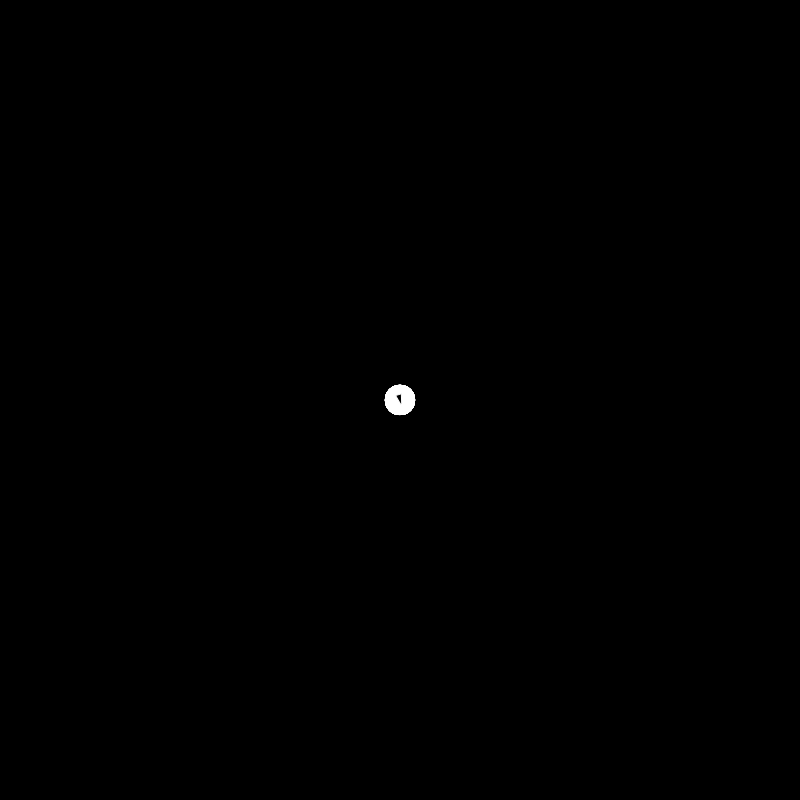
Frame 1 (no input)
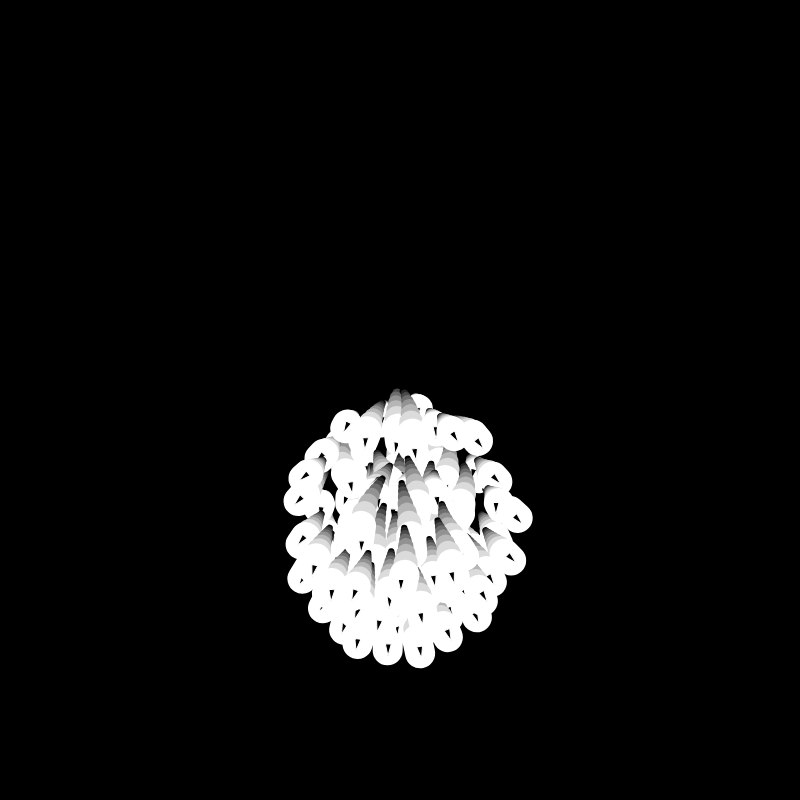
Frame 60 (no input)
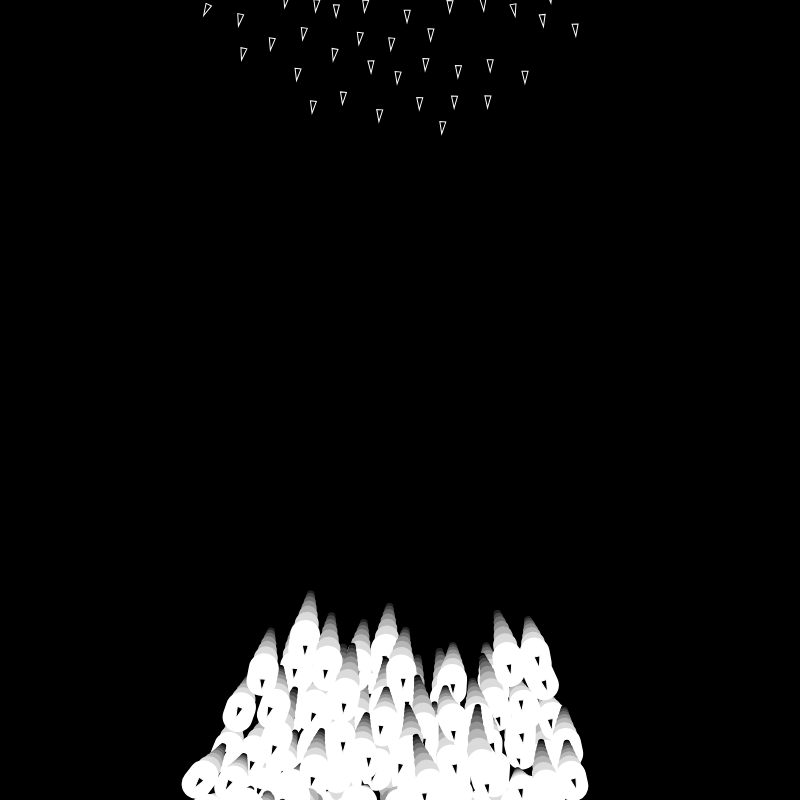
Frame 120 (the mouse pressed at the canvas centre since frame 60)

The p5.js sketch that drew these frames (run headless with seeded random() and noise() and a simulated clock; from frame 60 on, the mouse is pressed at the canvas centre):

// p5.js sketch
// ── sketch.js
let flock = new Flock();

//--------------------------------------------

function setup() {
  createCanvas(800, 800);
  background(0);
  stroke(1);
  strokeWeight(1);

  for (let i = 0; i < 100; i++) {
    let b = new Boid(width / 2, height / 2);
    flock.addBoid(b);
  }
}

function draw() {
  background(0);
  flock.run();
}
// ── boid.js
class Boid {
  constructor(x, y) {
    this.acceleration = createVector(0, 0);
    this.velocity = createVector(random(-1, 1), random(-1, 1));
    this.position = createVector(x, y);
    this.size = 3.0;
    this.snake = new Snake(9, 30, 0.8, x, y);

    // Maximum speed
    this.maxSpeed = 5;

    // Maximum steering force
    this.maxForce = 0.1;
    //colorMode(HSB);
    //this.color = color(random(256), 255, 255);
  }

  run(boids) {
    this.flock(boids);
    this.update();
    this.borders();
    this.render();
  }

  applyForce(force) {
    // We could add mass here if we want: A = F / M
    this.acceleration.add(force);
  }

  // We accumulate a new acceleration each time based on three rules
  flock(boids) {
    let separation = this.separate(boids);
    let alignment = this.align(boids);
    let cohesion = this.cohesion(boids);

    // Arbitrarily weight these forces
    separation.mult(1.8);
    alignment.mult(1.1);
    cohesion.mult(1.1);

    // Add the force vectors to acceleration
    this.applyForce(separation);
    this.applyForce(alignment);
    this.applyForce(cohesion);
  }

  // Method to update location
  update() {
    // Update velocity
    this.velocity.add(this.acceleration);

    // Limit speed
    this.velocity.limit(this.maxSpeed);
    this.position.add(this.velocity);

    // Reset acceleration to 0 each cycle
    this.acceleration.mult(0);
  }

  // A method that calculates and applies a steering force towards a target
  // STEER = DESIRED MINUS VELOCITY
  seek(target) {
    // A vector pointing from the location to the target
    let desired = p5.Vector.sub(target, this.position);

    // Normalize desired and scale to maximum speed
    desired.normalize();
    desired.mult(this.maxSpeed);

    // Steering = Desired minus Velocity
    let steer = p5.Vector.sub(desired, this.velocity);

    // Limit to maximum steering force
    steer.limit(this.maxForce);
    return steer;
  }

  render() {
    
    this.snake.tick(this.position.x, this.position.y);

    
    // Draw a triangle rotated in the direction of velocity
    let theta = this.velocity.heading() + radians(90);
    fill(0);
    stroke(255);
    strokeWeight(1);
    push();
    translate(this.position.x, this.position.y);
    rotate(theta);
    beginShape();
    vertex(0, -this.size * 2);
    vertex(-this.size, this.size * 2);
    vertex(this.size, this.size * 2);
    endShape(CLOSE);
    pop();
    
  }

  // Wraparound
  borders() {
    if (this.position.x < -this.size) {
      this.position.x = width + this.size;
    }

    if (this.position.y < -this.size) {
      this.position.y = height + this.size;
    }

    if (this.position.x > width + this.size) {
      this.position.x = -this.size;
    }

    if (this.position.y > height + this.size) {
      this.position.y = -this.size;
    }
  }

  // Separation
  // Method checks for nearby boids and steers away
  separate(boids) {
    let desiredSeparation = 30.0;
    let steer = createVector(0, 0);
    let count = 0;

    // For every boid in the system, check if it's too close
    for (let boid of boids) {
      let distanceToNeighbor = p5.Vector.dist(this.position, boid.position);

      // If the distance is greater than 0 and less than an arbitrary amount (0 when you are yourself)
      if (distanceToNeighbor > 0 && distanceToNeighbor < desiredSeparation) {
        // Calculate vector pointing away from neighbor
        let diff = p5.Vector.sub(this.position, boid.position);
        diff.normalize();

        // Scale by distance
        diff.div(distanceToNeighbor);
        steer.add(diff);

        // Keep track of how many
        count++;
      }
    }

    // Average -- divide by how many
    if (count > 0) {
      steer.div(count);
    }

    // As long as the vector is greater than 0
    if (steer.mag() > 0) {
      // Implement Reynolds: Steering = Desired - Velocity
      steer.normalize();
      steer.mult(this.maxSpeed);
      steer.sub(this.velocity);
      steer.limit(this.maxForce);
    }
    return steer;
  }

  // Alignment
  // For every nearby boid in the system, calculate the average velocity
  align(boids) {
    let neighborDistance = 80;
    let sum = createVector(0, 0);
    let count = 0;
    for (let i = 0; i < boids.length; i++) {
      let d = p5.Vector.dist(this.position, boids[i].position);
      if (d > 0 && d < neighborDistance) {
        sum.add(boids[i].velocity);
        count++;
      }
    }
    if (count > 0) {
      sum.div(count);
      sum.normalize();
      sum.mult(this.maxSpeed);
      let steer = p5.Vector.sub(sum, this.velocity);
      steer.limit(this.maxForce);
      return steer;
    } else {
      return createVector(0, 0);
    }
  }

  // Cohesion
  // For the average location (i.e., center) of all nearby boids, calculate steering vector towards that location
  cohesion(boids) {
    let neighborDistance = 50;
    let sum = createVector(0, 0); // Start with empty vector to accumulate all locations
    let count = 0;
    for (let i = 0; i < boids.length; i++) {
      let d = p5.Vector.dist(this.position, boids[i].position);
      if (d > 0 && d < neighborDistance) {
        sum.add(boids[i].position); // Add location
        count++;
      }
    }
    if (count > 0) {
      sum.div(count);
      return this.seek(sum); // Steer towards the location
    } else {
      return createVector(0, 0);
    }
  }
} 

// ── flock.js
class Flock {
    constructor() {
      // Initialize the array of boids
      this.boids = [];
    }
  
    run() {
      for (let boid of this.boids) {
        // Pass the entire list of boids to each boid individually
        boid.run(this.boids);
      }
    }
  
    addBoid(b) {
      this.boids.push(b);
    }
  }
// ── snake.js
class Snake {
    //settable
    lenght = 8;
    size = 30;
    shrinkFactor = 0.8;
    //private
    speed = 0;
    bodyParts = [];
    maxSpeed = 10;
    velocity = { x: 0, y: 0 };
    damping = 0.05;
  
    constructor(length, size, shrinkFactor, x, y) {
      this.lenght = length;
      this.size = size;
      this.shrinkFactor = shrinkFactor;
      this.createBodyParts(x, y);
    }

    createBodyParts(x,y) {
      let size = this.size;
      for (let i = 0; i < this.lenght; i++) {
        this.bodyParts.push({ x: y, y: y, size: size });
        size = size * this.shrinkFactor;
      }
    }

    moveTo(targetX, targetY) {
      let newVelocity = createVector(targetX - this.bodyParts[0].x, targetY - this.bodyParts[0].y);
      //set magnitude to maxSpeed
      if (newVelocity.mag() > this.maxSpeed) {
        newVelocity.setMag(this.maxSpeed);
      }
      //newVelocity.setMag(this.maxSpeed);
      //set velocity to new velocity with damping
      this.velocity.x += (newVelocity.x - this.velocity.x) * this.damping;
      this.velocity.y += (newVelocity.y - this.velocity.y) * this.damping;
      //move head
      this.bodyParts[0].x += this.velocity.x;
      this.bodyParts[0].y += this.velocity.y;
    }
  
    bodyMove() {
      for (let i = 0; i < this.bodyParts.length - 1; i++) {
        let dx = this.bodyParts[i + 1].x - this.bodyParts[i].x;
        let dy = this.bodyParts[i + 1].y - this.bodyParts[i].y;
        let angle = atan2(dy, dx);
        this.speed = mag(this.velocity.x, this.velocity.y);
        let x = this.bodyParts[i].x + cos(angle) * this.bodyParts[i].size * (this.speed/this.maxSpeed);
        let y = this.bodyParts[i].y + sin(angle) * this.bodyParts[i].size * (this.speed/this.maxSpeed);
        this.bodyParts[i + 1].x = x;
        this.bodyParts[i + 1].y = y;
      }
    }

    draw() {
      
      for (let i = this.bodyParts.length -1; i >= 0; i--) {
        //(255-i/(this.bodyParts.length-2)*255);
        //circle(this.bodyParts[i].x, this.bodyParts[i].y, this.bodyParts[i].size);
        
        strokeWeight(this.bodyParts[i].size);
        stroke(255-i/(this.bodyParts.length-2)*255);
        if (i < this.bodyParts.length - 1) {
          line(
            this.bodyParts[i].x,
            this.bodyParts[i].y,
            this.bodyParts[i + 1].x,
            this.bodyParts[i + 1].y
          );
        }
        
      }
        
    }

    tick(x,y) {
      this.moveTo(x,y);
      this.bodyMove();
      this.draw();
    }
  }
